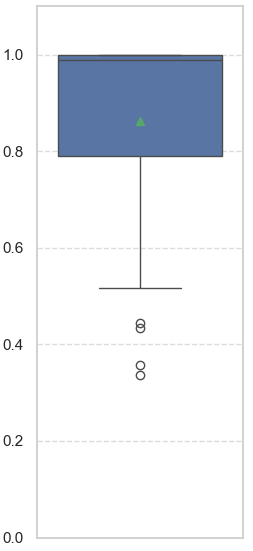
#> input picture figs/boxp_Wavelet.png, 253 x 551 px; its folder holds only this picture in this run
$ python -i images.py   (imports and definitions only)
#> lines starting #> are read from the running program, lines starting #| are printed output that depends on the picture
import os
import cv2
import matplotlib.pyplot as plt

# [108 lines left out: functions load_images_from_directory, split_image_into_quadrants, plot_quadrants, load_and_preprocess_images, preprocess_image, not called in this run]

def transform_images_color_space(images, color_space="gray"):
    """
    Transforms the color space of the given images.

    Args:
    - images (list): List of loaded images (in BGR format).
    - color_space (str): The target color space.
                        "gray" - Grayscale,
                        "L"    - L channel of CIELAB,
                        "V"    - V channel of HSV.

    Returns:
    - transformed_images (list): List of processed images in the target color space.
    """

    transformed_images = []

    for img in images:
        if color_space == "gray":
            # Convert the image to grayscale
            gray_img = cv2.cvtColor(img, cv2.COLOR_BGR2GRAY)
            transformed_images.append(gray_img)

        elif color_space == "L":
            # Convert the image to CIELAB and extract the L channel
            lab_img = cv2.cvtColor(img, cv2.COLOR_BGR2LAB)
            L_channel = lab_img[:, :, 0]  # Extract the L channel
            transformed_images.append(L_channel)

        elif color_space == "V":
            # Convert the image to HSV and extract the V channel
            hsv_img = cv2.cvtColor(img, cv2.COLOR_BGR2HSV)
            V_channel = hsv_img[:, :, 2]  # Extract the V channel
            transformed_images.append(V_channel)

        else:
            raise ValueError("Invalid color_space argument. Choose 'gray', 'L', or 'V'.")

    return transformed_images

# [5 lines left out: function rescale_images, not called in this run]

>>> import cv2
>>> picture = cv2.imread('../../figs/boxp_Wavelet.png', cv2.IMREAD_GRAYSCALE)
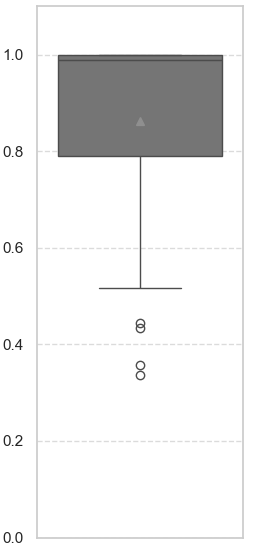
#> picture: shape (551, 253); min 38, max 255, mean 235.6
>>> result = transform_images_color_space(picture)
#> the loop in transform_images_color_space, `for img in images:` made 1 pass
#> after the loop in transform_images_color_space, `for img in images:`: transformed_images = []
#> (the run stopped early here; a loop or call above may not have finished)
